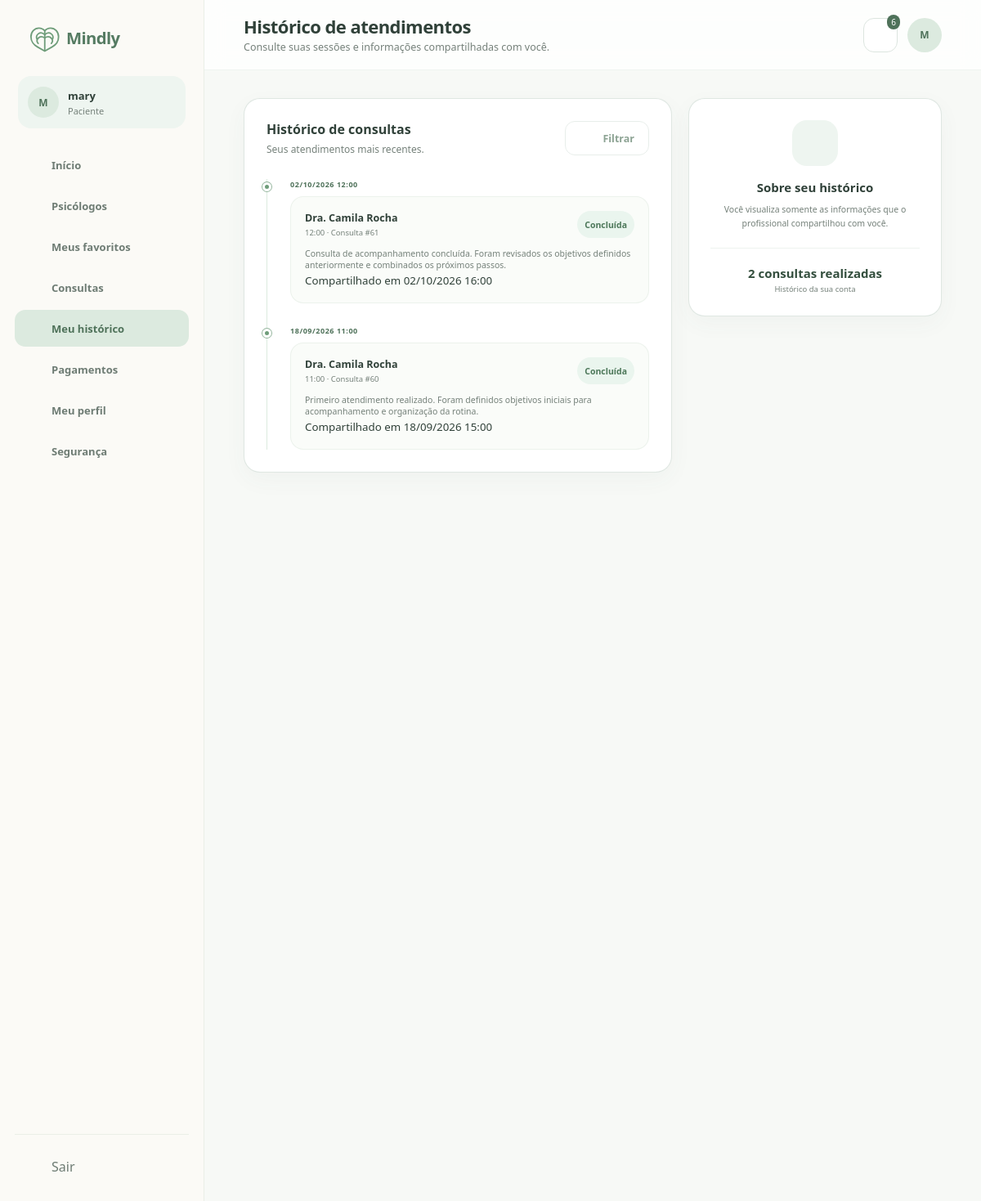
The app's page /view/prontuarioPaciente.php (signed in), older data.
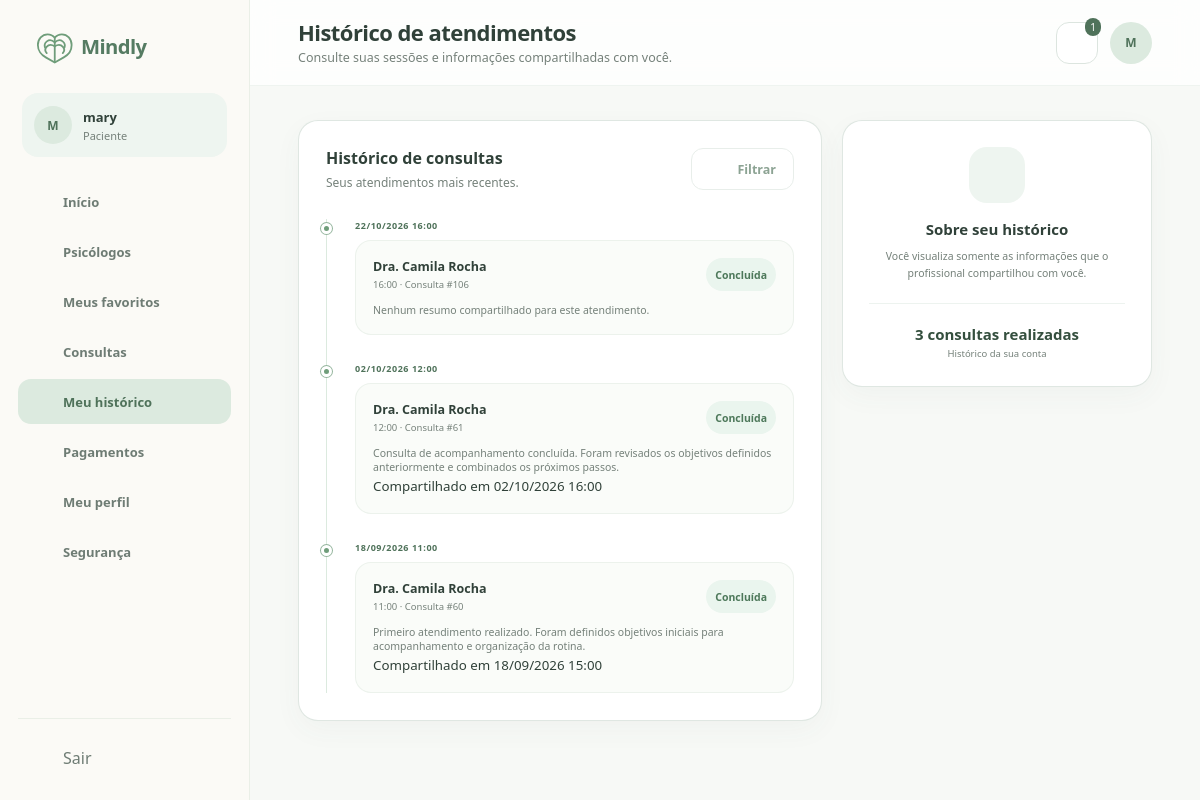
The same page, newer data.
### tables this page shows
CREATE TABLE `consultas` (
  `id` bigint(20) UNSIGNED NOT NULL,
  `horario_id` bigint(20) UNSIGNED NOT NULL,
  `psicologo_id` bigint(20) UNSIGNED NOT NULL,
  `paciente_id` bigint(20) UNSIGNED NOT NULL,
  `consulta_origem_id` bigint(20) UNSIGNED DEFAULT NULL,
  `valor` decimal(10,2) NOT NULL,
  `modalidade` enum('online') NOT NULL DEFAULT 'online',
  `status` enum('aguardando_pagamento','confirmada','em_andamento','concluida','cancelada','nao_compareceu') NOT NULL DEFAULT 'aguardando_pagamento',
  `motivo_cancelamento` varchar(500) DEFAULT NULL,
  `cancelada_em` datetime DEFAULT NULL,
  `iniciada_em` datetime DEFAULT NULL,
  `encerrada_em` datetime DEFAULT NULL,
  `criado_em` timestamp NOT NULL DEFAULT current_timestamp(),
  `atualizado_em` timestamp NOT NULL DEFAULT current_timestamp() ON UPDATE current_timestamp(),
  `horario_ocupado_id` bigint(20) UNSIGNED GENERATED ALWAYS AS (case when `status` = 'cancelada' then NULL else `horario_id` end) STORED
);

CREATE TABLE `horarios_agenda` (
  `id` bigint(20) UNSIGNED NOT NULL,
  `psicologo_id` bigint(20) UNSIGNED NOT NULL,
  `inicio_em` datetime NOT NULL,
  `fim_em` datetime NOT NULL,
  `status` enum('livre','reservado','bloqueado') NOT NULL DEFAULT 'livre',
  `criado_em` timestamp NOT NULL DEFAULT current_timestamp(),
  `atualizado_em` timestamp NOT NULL DEFAULT current_timestamp() ON UPDATE current_timestamp()
);

CREATE TABLE `resumos_compartilhados` (
  `id` bigint(20) UNSIGNED NOT NULL,
  `consulta_id` bigint(20) UNSIGNED NOT NULL,
  `texto` text NOT NULL,
  `compartilhado_por_psicologo_id` bigint(20) UNSIGNED NOT NULL,
  `compartilhado_em` timestamp NOT NULL DEFAULT current_timestamp(),
  `atualizado_em` timestamp NOT NULL DEFAULT current_timestamp() ON UPDATE current_timestamp()
);

### model/Database.php (called while the page is built, shortened)
<?php
function config(): array
{
    static $config;
    if ($config === null) {
        $config = require __DIR__ . '/../config.example.php';
        $local = __DIR__ . '/../config/local.php';
        if (is_file($local))
            $config = array_replace($config, require $local);
    }
    return $config;
}
function db(): PDO
{
    static $pdo;
    if (!$pdo) {
        $c = config();
        $pdo = new PDO("mysql:host={$c['db_host']};port={$c['db_port']};dbname=mindly;charset=utf8mb4", $c['db_user'], $c['db_password'], [PDO::ATTR_ERRMODE => PDO::ERRMODE_EXCEPTION, PDO::ATTR_DEFAULT_FETCH_MODE => PDO::FETCH_ASSOC, PDO::ATTR_EMULATE_PREPARES => false]);
        $pdo->exec("SET time_zone = '+00:00'");
    }
    return $pdo;
}
function query(string $sql, array $params = []): PDOStatement
{
    $stmt = db()->prepare($sql);
    $stmt->execute($params);
    return $stmt;
}
function accountById($id)
{
    return query('SELECT u.*, p.status_verificacao FROM usuarios u LEFT JOIN psicologos p ON p.usuario_id=u.id WHERE u.id=?', [$id])->fetch();
}

### controller/Auth.php (called while the page is built, shortened)
<?php
require_once __DIR__ . '/../model/Database.php';
function e($value): string
{
    return htmlspecialchars((string) $value, ENT_QUOTES | ENT_SUBSTITUTE, 'UTF-8');
}
function accountProblem(array $user): ?string
{
    return null;
}
function requireRole(string $role): array
{
    try {
        $user = accountById($_SESSION['user_id']);
    } catch (Throwable $ex) {
        http_response_code(503);
        exit('Serviço temporariamente indisponível.');
    }
    return $user;
}

### controller/DadosController.php (called while the page is built, shortened)
<?php
require_once __DIR__ . '/../model/MindlyData.php';
function requestText(string $key): string
{
    return isset($_GET[$key]) && is_string($_GET[$key]) ? mb_substr(trim($_GET[$key]), 0, 190) : '';
}
function mindlyTime(?string $date = null): DateTimeImmutable
{
    return (new DateTimeImmutable($date ?: 'now', new DateTimeZone('UTC')))->setTimezone(new DateTimeZone('America/Sao_Paulo'));
}
function pageData(string $page, array $user): array
{
    $model = new MindlyData($user);
    $d = ['notificacoes' => $model->notifications(), 'consulta' => null, 'profissional' => null, 'horarios' => [], 'busca' => requestText('q')];
    switch ($page) {
        case 'prontuarioPaciente.php':
            $d['historico'] = $model->sharedHistory();
            break;
    }
    $d['anterior'] = $_SESSION['operacao_anterior'] ?? [];
    return $d;
}
function loadPageData(string $page, array $user): array
{
    try {
        return pageData($page, $user);
    } catch (Throwable $error) {
        error_log('Mindly: falha ao consultar dados da página (' . get_class($error) . ').');
        http_response_code(503);
        exit('Não foi possível carregar os dados. Tente novamente mais tarde.');
    }
}

### model/MindlyData.php (called while the page is built, shortened)
<?php
require_once __DIR__ . '/Database.php';
final class MindlyData
{
    private int $id;
    public function __construct(array $user)
    {
        $this->id = (int) $user['id'];
        $this->role = $user['papel'];
    }
    public function sharedHistory(): array
    {
        return query("SELECT c.id,c.status,h.inicio_em,COALESCE(NULLIF(p.nome_profissional,''),u.nome) psicologo_nome,s.texto,s.compartilhado_em
            FROM consultas c JOIN horarios_agenda h ON h.id=c.horario_id JOIN psicologos p ON p.usuario_id=c.psicologo_id JOIN usuarios u ON u.id=p.usuario_id
            LEFT JOIN resumos_compartilhados s ON s.consulta_id=c.id AND s.compartilhado_por_psicologo_id=c.psicologo_id
            WHERE c.paciente_id=? AND c.status='concluida' ORDER BY h.inicio_em DESC", [$this->id])->fetchAll();
    }
    public function notifications(): array
    {
        return query('SELECT id,titulo,mensagem,criado_em FROM notificacoes WHERE usuario_id=? AND lida_em IS NULL ORDER BY criado_em DESC,id DESC', [$this->id])->fetchAll();
    }
}

### view/componentes/dados.php (called while the page is built, shortened)
<?php
function dateLabel(?string $value, string $format = 'd/m/Y H:i'): string
{
    return $value ? mindlyTime($value)->format($format) : '—';
}
function statusLabel(string $status): string
{
    return ['aguardando_pagamento' => 'Aguardando pagamento', 'confirmada' => 'Confirmada', 'em_andamento' => 'Em andamento', 'concluida' => 'Concluída', 'cancelada' => 'Cancelada', 'nao_compareceu' => 'Não compareceu', 'pendente' => 'Pendente', 'processando' => 'Processando', 'aprovado' => 'Aprovado', 'recusado' => 'Recusado', 'cancelado' => 'Cancelado', 'estornado' => 'Estornado', 'ativo' => 'Ativo', 'suspenso' => 'Suspenso', 'inativo' => 'Inativo', 'paciente' => 'Paciente', 'psicologo' => 'Psicólogo(a)', 'admin' => 'Administrador', 'rejeitado' => 'Rejeitado'][$status] ?? $status;
}

### view/prontuarioPaciente.php (the view, shortened to what the changed rows need)
<?php require_once __DIR__ . '/../controller/Auth.php';
$currentUser = requireRole('paciente'); ?>
<?php require_once __DIR__ . '/../controller/DadosController.php';
$d = loadPageData(basename(__FILE__), $currentUser);
require_once __DIR__ . '/componentes/componentes.php';
require_once __DIR__ . '/componentes/dados.php'; ?>
<!DOCTYPE html>
<html lang="pt-BR">
<head>
    <link rel="stylesheet" href="../css/componentes.css">
    <link rel="stylesheet" href="../css/prontuarioPaciente.css">
</head>
<body>
    <?php abrirLayout('paciente', 'historico', 'Histórico de atendimentos', 'Consulte suas sessões e informações compartilhadas com você.', $currentUser['nome']); ?>
    <div class="historico-grid">
        <section class="cartao timeline-card">
            <div class="cartao-cabecalho">
                <div>
                    <h2>Histórico de consultas</h2>
                </div>
            </div>
            <div class="timeline"><?php foreach ($d['historico'] as $h): ?>
                    <article><span class="ponto"></span>
                        <div class="data"><?= dateLabel($h['inicio_em']) ?></div>
                        <div class="sessao">
                            <div class="sessao-topo">
                                <div>
                                    <h3><?= e($h['psicologo_nome']) ?></h3><span><?= dateLabel($h['inicio_em'], 'H:i') ?> · Consulta #<?= (int) $h['id'] ?></span>
                                </div><span class="tag concluida"><?= e(statusLabel($h['status'])) ?></span>
                            </div>
                            <p><?= nl2br(e($h['texto'] ?? 'Nenhum resumo compartilhado para este atendimento.')) ?></p>
                            <?php if ($h['compartilhado_em']): ?><small>Compartilhado em
                                    <?= dateLabel($h['compartilhado_em']) ?></small><?php endif; ?>
                        </div>
                    </article>
                <?php endforeach;
                emptyState('Nenhum registro disponível até o momento.'); ?>
            </div>
        </section>
        <aside class="cartao privacidade-card"><span class="escudo"><?= icon('shield') ?></span>
            <h2>Sobre seu histórico</h2>
            <p>Você visualiza somente as informações que o profissional compartilhou com você.</p>
            <div class="linha-divisoria"></div><strong><?= count($d['historico']) ?> consultas
                realizadas</strong><span>Histórico da sua conta</span>
        </aside>
    </div>
    <?php fecharLayout(); ?>
</body>
</html>

### view/componentes/componentes.php (shortened to what the changed rows need)
<?php
function icon($name, $class = '')
{
    $svg = $icons[$name] ?? $icons['home'];
    return '<svg class="icone ' . $class . '" viewBox="0 0 24 24" aria-hidden="true">' . $svg . '</svg>';
}
function navItems($perfil)
{
    if ($perfil === 'paciente')
        return [
            ['dashboardPaciente.php', 'home', 'Início', 'inicio'],
            ['buscarPsicologos.php', 'search', 'Psicólogos', 'psicologos'],
            ['meusFavoritos.php', 'heart', 'Meus favoritos', 'favoritos'],
            ['minhasConsultas.php', 'calendar', 'Consultas', 'consultas'],
            ['prontuarioPaciente.php', 'file', 'Meu histórico', 'historico'],
            ['pagamentosPaciente.php', 'wallet', 'Pagamentos', 'pagamentos'],
            ['perfilPaciente.php', 'user', 'Meu perfil', 'perfil'],
            ['alterarSenha.php', 'lock', 'Segurança', 'seguranca'],
        ];
    return [
        ['dashboardAdmin.php', 'home', 'Visão geral', 'inicio'],
        ['usuariosAdmin.php', 'users', 'Usuários', 'usuarios'],
        ['atendimentosAdmin.php', 'video', 'Atendimentos', 'atendimentos'],
        ['relatoriosAdmin.php', 'chart', 'Relatórios', 'relatorios'],
    ];
}
function abrirLayout($perfil, $ativo, $titulo, $subtitulo, $nome)
{
    global $currentUser, $d;
    $iniciais = e(mb_strtoupper(mb_substr($currentUser['nome'], 0, 1)));
    echo '<div class="app">';
    echo '<aside class="sidebar">';
    echo '<nav class="menu-lateral">';
    foreach (navItems($perfil) as $item) {
        [$href, $ico, $label, $key] = $item;
        $classe = $key === $ativo ? 'item-menu ativo' : 'item-menu';
        echo '<a class="' . $classe . '" href="' . $href . '">' . icon($ico) . '<span>' . $label . '</span></a>';
    }
    echo '</nav>';
    echo '</aside>';
    echo '<main class="area-app">';
    echo '<header class="topbar"><div class="titulo-topbar"><h1>' . $titulo . '</h1><p>' . $subtitulo . '</p></div><div class="acoes-topbar"><details class="notificacoes"><summary class="botao-icone" aria-label="Notificações">' . icon('bell');
    if (!empty($d['notificacoes']))
        echo '<span class="contador-notificacoes">' . count($d['notificacoes']) . '</span>';
    echo '</summary><div class="painel-notificacoes"><h2>Notificações</h2>';
    echo '</div></details><span class="avatar">' . $iniciais . '</span></div></header>';
    echo '<section class="conteudo-app">';
}
function fecharLayout()
{
    echo '</section></main></div>';
}
?>

Row changes from the older to the newer data that the page shows:
added consultas: horario.inicio_em "22/10/2026 16:00", psicologo_nome "Dra. Camila Rocha", horario.inicio_em "16:00", id "106", status "Concluída", texto "Nenhum resumo compartilhado para este atendimento."
Text that changed along with them:
count($d['notificacoes']): "6" → "1"
count($d['historico']): "2" → "3"
